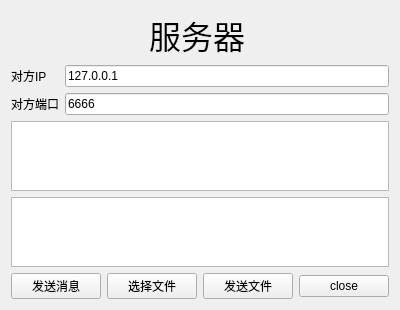
<?xml version="1.0" encoding="UTF-8"?>
<ui version="4.0">
 <class>ServerWidget</class>
 <widget class="QWidget" name="ServerWidget">
  <property name="geometry">
   <rect>
    <x>0</x>
    <y>0</y>
    <width>400</width>
    <height>300</height>
   </rect>
  </property>
  <property name="windowTitle">
   <string>ServerWidget</string>
  </property>
  <layout class="QGridLayout" name="gridLayout_2">
   <item row="0" column="0">
    <spacer name="horizontalSpacer">
     <property name="orientation">
      <enum>Qt::Horizontal</enum>
     </property>
     <property name="sizeHint" stdset="0">
      <size>
       <width>130</width>
       <height>20</height>
      </size>
     </property>
    </spacer>
   </item>
   <item row="0" column="1">
    <widget class="QLabel" name="label">
     <property name="font">
      <font>
       <family>楷体</family>
       <pointsize>24</pointsize>
      </font>
     </property>
     <property name="text">
      <string>服务器</string>
     </property>
     <property name="alignment">
      <set>Qt::AlignCenter</set>
     </property>
    </widget>
   </item>
   <item row="0" column="2">
    <spacer name="horizontalSpacer_2">
     <property name="orientation">
      <enum>Qt::Horizontal</enum>
     </property>
     <property name="sizeHint" stdset="0">
      <size>
       <width>138</width>
       <height>20</height>
      </size>
     </property>
    </spacer>
   </item>
   <item row="1" column="0" colspan="3">
    <layout class="QGridLayout" name="gridLayout">
     <item row="0" column="0">
      <widget class="QLabel" name="label_2">
       <property name="text">
        <string>对方IP</string>
       </property>
      </widget>
     </item>
     <item row="0" column="1">
      <widget class="QLineEdit" name="lineEditIP">
       <property name="text">
        <string>127.0.0.1</string>
       </property>
      </widget>
     </item>
     <item row="1" column="0">
      <widget class="QLabel" name="label_3">
       <property name="text">
        <string>对方端口</string>
       </property>
      </widget>
     </item>
     <item row="1" column="1">
      <widget class="QLineEdit" name="lineEditPort">
       <property name="text">
        <string>6666</string>
       </property>
      </widget>
     </item>
    </layout>
   </item>
   <item row="2" column="0" colspan="3">
    <widget class="QTextEdit" name="textEdit"/>
   </item>
   <item row="3" column="0" colspan="3">
    <widget class="QTextEdit" name="textEdit_2"/>
   </item>
   <item row="4" column="0" colspan="3">
    <layout class="QHBoxLayout" name="horizontalLayout">
     <item>
      <widget class="QPushButton" name="sendBtn">
       <property name="text">
        <string>发送消息</string>
       </property>
      </widget>
     </item>
     <item>
      <widget class="QPushButton" name="buttonFile">
       <property name="text">
        <string>选择文件</string>
       </property>
      </widget>
     </item>
     <item>
      <widget class="QPushButton" name="buttonSend">
       <property name="text">
        <string>发送文件</string>
       </property>
      </widget>
     </item>
     <item>
      <widget class="QPushButton" name="closeBtn">
       <property name="text">
        <string>close</string>
       </property>
      </widget>
     </item>
    </layout>
   </item>
  </layout>
 </widget>
 <layoutdefault spacing="6" margin="11"/>
 <resources/>
 <connections/>
</ui>
